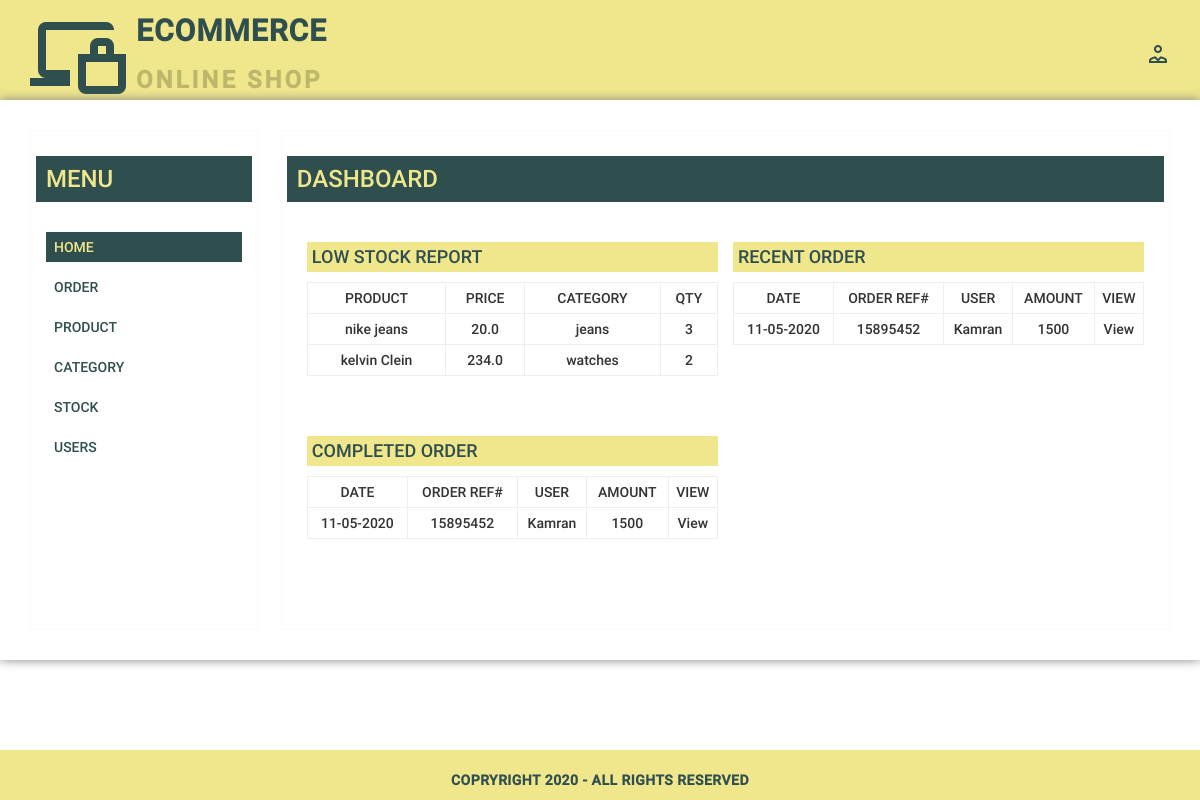
/admin, run on an earlier commit of the app's database.
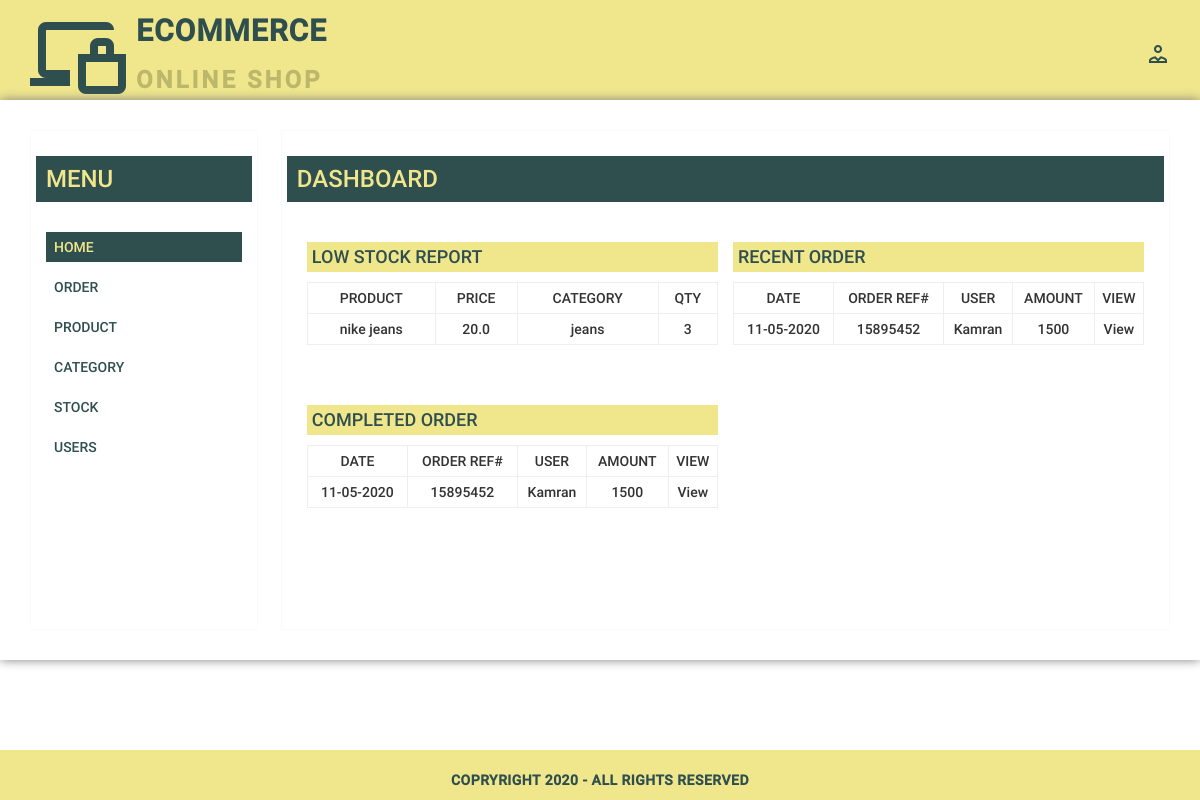
And on a later commit of the database.
### project/admin/models.py (models this page shows, shortened)
class Product(db.Model):
    id = db.Column(db.Integer, primary_key=True)
    name = db.Column(db.String(50), unique=True, nullable=False)
    sku = db.Column(db.String(50), nullable=False, default="WH000")
    price = db.Column(db.Float, nullable=False)
    categories = db.relationship('Category', secondary='product_category', backref='products')
    category_types = db.relationship('Category_type', secondary='product_category_type', backref='products')
    quantity = db.Column(db.Integer, default=0)
    description = db.Column(db.String(120), nullable=False)
    image = db.Column(db.String(20), nullable=True)
    date_added = db.Column(db.DateTime, nullable=False, default=datetime.utcnow)
    update_on = db.Column(db.DateTime, nullable=False, default=datetime.utcnow, onupdate=datetime.utcnow)

class Category(db.Model):
    id = db.Column(db.Integer, primary_key=True)
    name = db.Column(db.String(50), unique=True, nullable=False)
    cat_type = db.Column(db.String, db.ForeignKey('category_type.name'))

### project/admin/routes.py (the view)
@admin_routes.route("/admin", methods=["GET", "POST"])
def index():
    products = Product.query.all()
    return render_template("admin/index.html", products=products)

### project/templates/admin/index.html (shortened to what this page needs)
{% extends "admin/layout.html" %}
{% block body %}
	<header>
		<div class="container">
			<div class="brand">
				<div class="logo">
					<a href="index.html">
						<img src="{{url_for('static', filename='img/icons/online_shopping.png')}}">
						<div class="logo-text">
							<p class="big-logo">Ecommerce</p>
							<p class="small-logo">online shop</p>
						</div>
					</a>
				</div>
				<div class="shop-icon">
					<div class="dropdown">
						<img src="{{ url_for('static', filename='img/icons/account.png') }}">
					</div>
				</div>
			</div>
		</div>
	</header>
	<main>
            <div class="main-content">
            	<div class="sidebar">
            	    <h3>Menu</h3>
            	    <ul>
            	        <li><a class="active" href="/admin">Home</a></li>
            	        <li><a href="/admin/order">Order</a></li>
            	        <li><a href="/admin/products">Product</a></li>
            	        <li><a href="/admin/category">Category</a></li>
            	        <li><a href="/admin/stock">Stock</a></li>
            	        <li><a href="">Users</a></li>
            	    </ul>
            	</div>
            	<div class="content dashboard">
					<h3>Dashboard</h3>
					<div class="content-data">
						<div class="content-detail">
							<h4>Low Stock Report</h4>
							<table>
								<thead>
									<tr>
										<th>Product</th>
										<th>Price</th>
										<th>Category</th>
										<th>Qty</th>
									</tr>
								</thead>
								<tbody>
									{% for product in products %}
										{% if product.quantity <= 5 %}
											<tr>
												<td>{{product.name}}</td>
												<td>{{product.price}}</td>
												{% for category in product.categories %}
												<td>{{category.name}}</td>
												{% endfor %}
												<td>{{product.quantity}}</td>
											</tr>
										{% endif %}
									{% endfor %}
								</tbody>
							</table>
						</div>
						<div class="content-detail">
							<h4>Recent Order</h4>
							<table>
								<thead>
									<tr>
										<th>Date</th>
										<th>Order Ref#</th>
										<th>User</th>
										<th>Amount</th>
										<th>View</th>
									</tr>
								</thead>
								<tbody>
									<tr>
										<td>11-05-2020</td>
										<td>15895452</td>
										<td>Kamran</td>
										<td>1500</td>
										<td>View</td>
									</tr>
								</tbody>
							</table>
						</div>
						<div class="content-detail">
							<h4>Completed Order</h4>
							<table>
								<thead>
									<tr>
										<th>Date</th>
										<th>Order Ref#</th>
										<th>User</th>
										<th>Amount</th>
										<th>View</th>
									</tr>
								</thead>
								<tbody>
									<tr>
										<td>11-05-2020</td>
										<td>15895452</td>
										<td>Kamran</td>
										<td>1500</td>
										<td>View</td>
									</tr>
								</tbody>
							</table>
						</div>
					</div>
				</div>
			</div>
        </main>
{% endblock body %}

What changed in the data, as far as the page shows it:
no longer on this page (row edited): Product: name "kelvin Clein", price "234.0", quantity "2"
no longer on this page (row unchanged): Category: name "watches", shown under "kelvin Clein"
